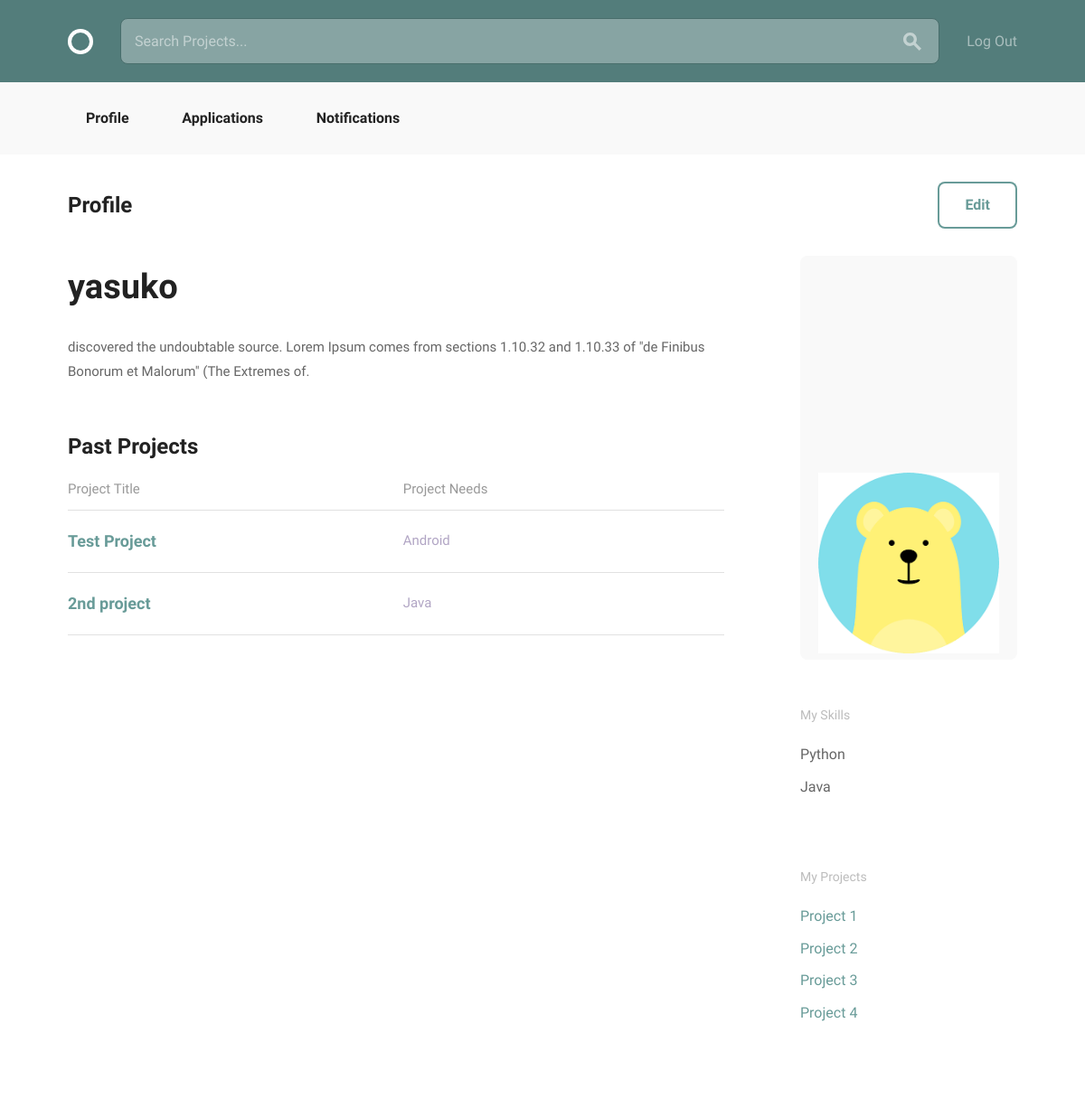
Screenshot of /accounts/profile/3/ (signed in) with the database file from the repository.
### accounts/models.py (models this page shows, shortened)
class User(AbstractBaseUser, PermissionsMixin):
    email = models.EmailField(unique=True)
    username = models.CharField(max_length=40, unique=True)
    bio = models.TextField(max_length=500, blank=True, default="")
    image = models.ImageField(upload_to="profile_image/", blank=True)
    date_joined = models.DateTimeField(default=timezone.now)
    is_active = models.BooleanField(default=True)
    is_staff = models.BooleanField(default=False)
    objects = UserManager()
    USERNAME_FIELD = "email"
    REQUIRED_FIELDS = ["username"]

class Skill(models.Model):
    user = models.ForeignKey(settings.AUTH_USER_MODEL, null=True)
    name = models.CharField(max_length=20, choices=SKILLES_CHOICES)
    def __str__(self):
        return self.name

### projects/models.py (models this page shows, shortened)
class Position(models.Model):
    ANDROID = "Android"
    DESIGN = "Design"
    JAVA = "Java"
    PHP = "PHP"
    PYTHON = "Python"
    RAILS = "Rails"
    WORDPRESS = "Wordpress"
    iOS = "iOS"
    SKILLES_CHOICES = (
        (ANDROID, "Android Developer"),
        (DESIGN, "Designer"),
        (JAVA, "Java Developer"),
        (PHP, "PHP Developer"),
        (PYTHON, "Python Developer"),
        (RAILS, "Rails Developer"),
        (WORDPRESS, "Wordpress Developer"),
        (iOS, "iOS Developer")
    )
    project = models.ForeignKey(
        Project,
        null=True,
        related_name="positions",
        on_delete=models.CASCADE)
    title = models.CharField(max_length=100)
    description = models.CharField(max_length=500)
    skill = models.CharField(max_length=20, choices=SKILLES_CHOICES, default="")
    position_filled = models.BooleanField(default=False)

class Project(models.Model):
    user = models.ForeignKey(settings.AUTH_USER_MODEL, null=True)
    title = models.CharField(max_length=100)
    description = models.TextField(max_length=500)
    estimated_time = models.IntegerField()
    requirements = models.CharField(max_length=100)

### accounts/views.py (the view)
@login_required
def profile_detail(request, pk):
    profile = get_object_or_404(models.User, pk=pk)
    skills = models.Skill.objects.filter(user_id=pk)
    positions = Position.objects.filter(project__user_id=pk)
    return render(request, 'accounts/profile_detail.html', {
            'profile': profile, 'skills': skills, 'positions': positions})

### accounts/templates/accounts/profile_detail.html
{% extends "layout.html" %}
{% load static from staticfiles %}
{% block body_content %}
<div class="bounds circle--page">
    <div class="circle--page--header circle--fluid">
        <div class="circle--fluid--cell circle--fluid--primary">
            <h2>Profile</h2>
        </div>
        {% if profile.id == request.user.id %}
            <div class="circle--fluid--cell circle--fluid--secondary">
                <a class="button icon-on-left" href="{% url 'accounts:edit' pk=user.id %}">Edit</a>
            </div>
        {% endif %}
    </div>
    <div class="grid-70">
        <div class="circle--article--body">
              <h1>{{ profile.username }}</h1>
              {{ profile.bio }}
        </div>
        <h2>Past Projects</h2>
        <table class="u-full-width circle--table">
            <thead>
                <tr>
                    <th>Project Title</th>
                    <th class="circle--cell--right">Project Needs</th>
                </tr>
            </thead>
            <tbody>
                {% for position in positions %}
                    <tr class="clickable-row" data-href="{% url 'projects:project_detail' pk=position.project.pk %}">
                        <td>
                            <h3>{{ position.project.title }}</h3>
                        </td>
                        <td class="circle--cell--right">
                            <span class="secondary-label">{{ position.skill }}</sapn>
                        </td>
                    </tr>
                {% endfor %}
            </tbody>
        </table>
    </div>
    <div class="grid-25 grid-push-5">
        <div class="circle--secondary--module">
            <div class="circle--primary--avatar">
                {% if profile.image %}
                    <img src="{{ profile.image.url }}" height=200 width=200 alt="profile image"/>
                {% endif %}
            </div>
        </div>
        <div class="circle--secondary--module">
            <h4>My Skills</h4>
            <ul class="unloaded">
                {% for skill in skills %}
                <li>{{ skill }}</li>
                {% endfor %}
            </ul>
        </div>
        <div class="circle--secondary--module">
            <h4>My Projects</h4>
            <ul class="circle--link--list">
                <li><a>Project 1</a></li>
                <li><a>Project 2</a></li>
                <li><a>Project 3</a></li>
                <li><a>Project 4</a></li>
            </ul>
        </div>
    </div>
</div>
{% endblock %}

### rows the page displays
User: username "yasuko", bio "discovered the undoubtable source. Lorem Ipsum comes from sections 1.10.32 and 1.10.33 of \"de Finibus Bonorum et Malorum\" (The Extremes of.", image (picture)
Position: project "Test Project", skill "Android"
Position: project "2nd project", skill "Java"
Skill: name "Python"
Skill: name "Java"
